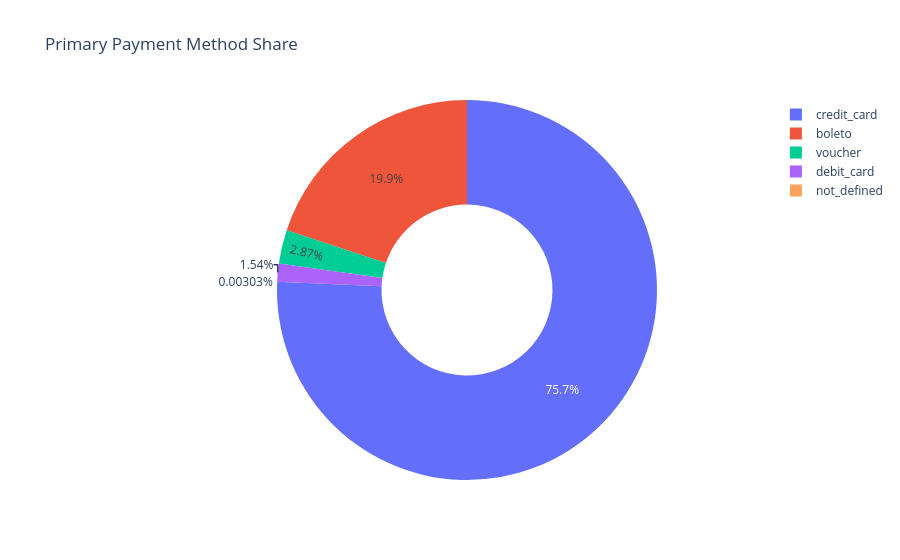

This figure's notebook cell:
### Markdown cell above
## 10. Payment behavior

### Code cell
# ============================================================
# 10. Payment analysis
# ============================================================
payment = (
    master_period
    .groupby("primary_payment_type", dropna=False)
    .agg(
        order_count=("order_id", "count"),
        avg_order_value=("total_price", "mean"),
        median_order_value=("total_price", "median"),
    )
    .reset_index()
)

payment["share_pct"] = payment["order_count"] / payment["order_count"].sum() * 100
payment["primary_payment_type"] = payment["primary_payment_type"].astype(str)

fig = px.pie(
    payment,
    names="primary_payment_type",
    values="order_count",
    title="Primary Payment Method Share",
    hole=0.45
)
fig.update_layout(template="plotly_white")
fig.show()

display(payment.sort_values("order_count", ascending=False))

### Figure 1 — Plotly figure (JSON) as saved in the notebook; plotly's stock layout.template omitted (floating-point values rounded to 4 significant figures)
{"data": [{"domain": {"x": [0, 1], "y": [0, 1]}, "hole": 0.45, "hovertemplate": "primary_payment_type=%{label}<br>order_count=%{value}<extra></extra>", "labels": ["boleto", "credit_card", "debit_card", "not_defined", "voucher"], "legendgroup": "", "name": "", "showlegend": true, "type": "pie", "values": [19721, 75015, 1525, 3, 2848]}], "layout": {"legend": {"tracegroupgap": 0}, "title": {"text": "Primary Payment Method Share"}}}
